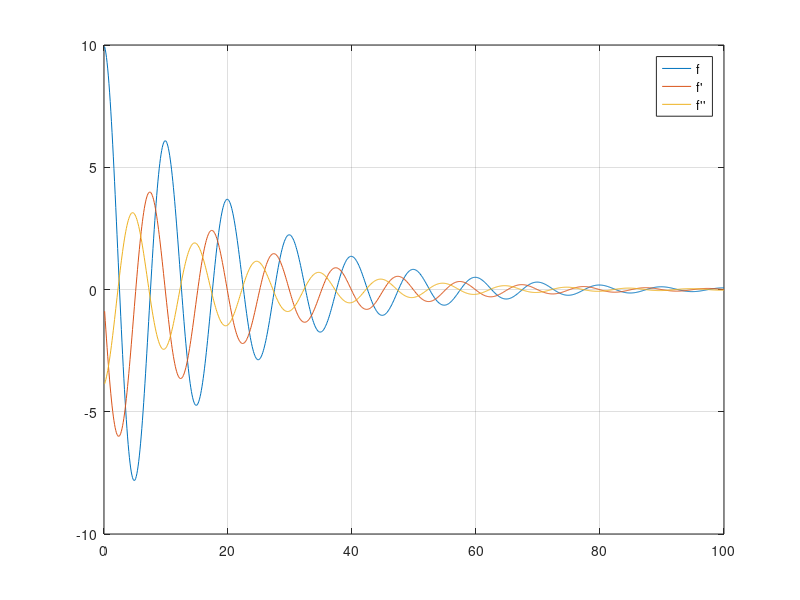

This figure's MATLAB source:
function zeitabhaengige_Schwingung
    % Zeitschritte von 0.1 mit 1000 Schritten
    t = 0.1:0.1:100;

    x = 0;

    x_der1 = 0;

    x_der2 = 0;

    % Berechnung der Zeitschritte
    for i = 1:1000
        x(i) = 10*exp(-0.05*t(i))*cos(0.2*pi*t(i));

        x_der1(i) = 10*exp(-0.05*t(i))*(-0.05)*cos(0.2*pi*t(1))+10*exp(-0.05*t(i))*-sin(0.2*pi*t(i))*0.2*pi;

        x_der2(i) = 10*exp(-0.05*t(i))*(-0.05)^2*cos(0.2*pi*t(i))+10*exp(-0.05*t(i))*-0.05*-sin(0.2*pi*t(i))*0.2*pi+10*exp(-0.05*t(i))*-0.05*-sin(0.2*pi*t(i))*0.2*pi+10*exp(-0.05*t(i))*-cos(0.2*pi*t(i))*(0.2*pi)^2;
    end

    plot(t, x, t, x_der1, t, x_der2);
    grid on;
    legend("f", "f'", "f''");
    
    % Geschwindigkeit hat Nulldurchg?nge in maximalen Auslenkungen des
    % Pendels (kurz vor Loslassen oder zur?ckpendeln)
    
    % Beschleunigung hat Extrema ebenfalls in maximalen Auslenkungen des
    % Pendels. Aufgrund dieser Versetztheit der Extrema von Geschwindigkeit
    % und Beschleunigung bewegt sich das Pendel bis zum Stillstand immer
    % weiter.
end